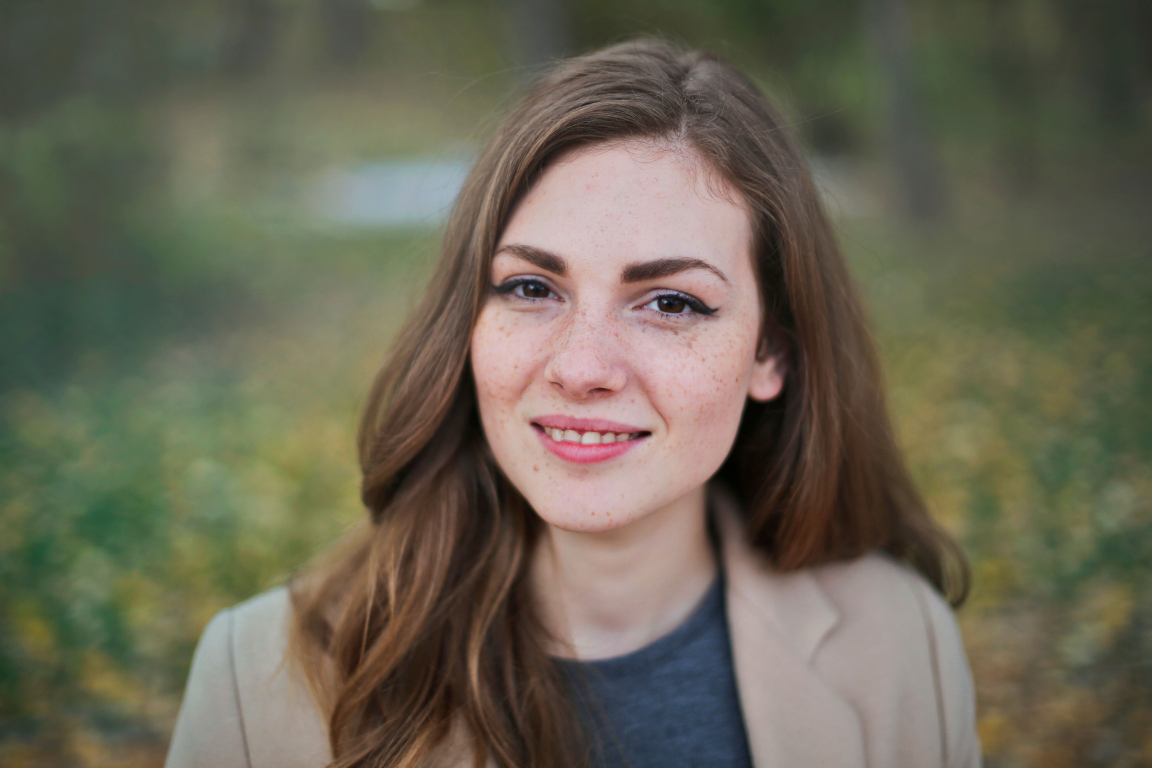
#> input picture Images/woman.jpg, 5760 x 3840 px (shown at 1/5 size)
$ python face_detect.py
#> lines starting #> are read from the running program, lines starting #| are printed output that depends on the picture
import cv2 as cv

img = cv.imread('Images/woman.jpg')
#> img is the input picture: shape (3840, 5760, 3); mean B, G, R 84.8, 101.6, 106

def rescale(frame,scale=0.75):
#> called with scale = 0.25
    width=int(frame.shape[1]*scale)
#> width = 1440
    height=int(frame.shape[0]*scale)
#> height = 960

    dimensions=(width,height)
#> dimensions = (1440, 960)
    return cv.resize(frame,dimensions,interpolation=cv.INTER_AREA)
imgRescaled=rescale(img,0.25)

gray = cv.cvtColor(imgRescaled,cv.COLOR_BGR2GRAY)
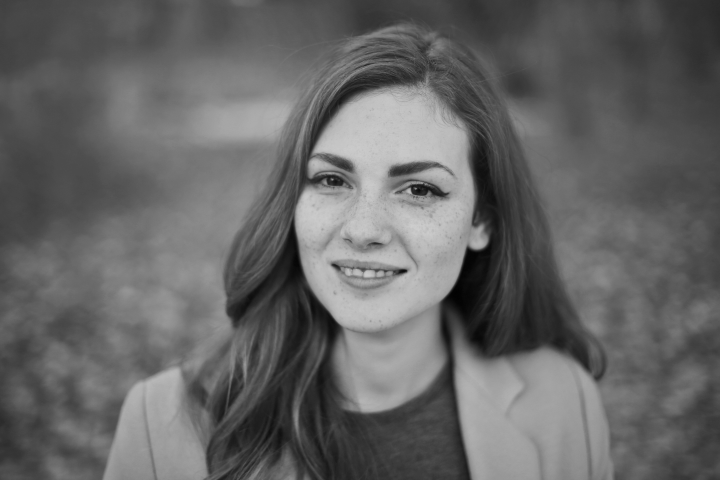
#> gray: shape (960, 1440) (shown at 1/2 size); min 1, max 207, mean 101

haar_cascade = cv.CascadeClassifier('haar_face.xml')

faces_rect= haar_cascade.detectMultiScale(gray,scaleFactor=1.1,minNeighbors=6)
#> faces_rect = [[618, 575, 252, 252], [520, 191, 458, 458]]

print(len(faces_rect))
#| 2

for (x,y,w,h) in faces_rect:
    cv.rectangle(imgRescaled,(x,y),(x+w,y+h),(0,255,0),thickness=2)
#> this loop made 2 passes
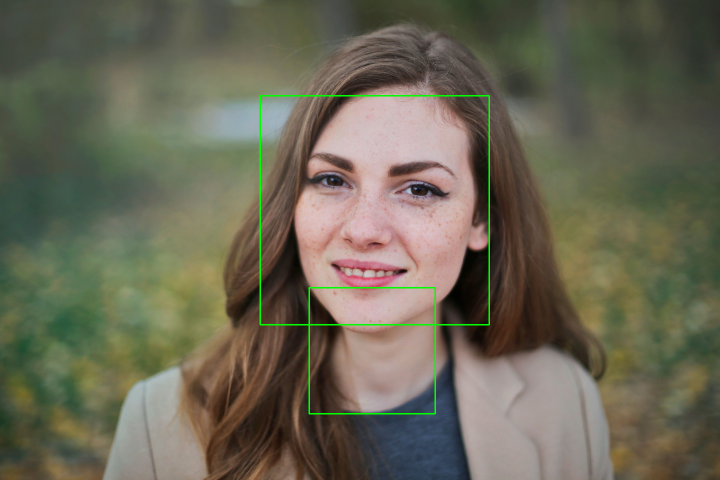
#> imgRescaled: shape (960, 1440, 3) (shown at 1/2 size); mean B, G, R 84.3, 102.6, 105.4

cv.imshow('Detected Faces',imgRescaled)
cv.waitKey(0)
